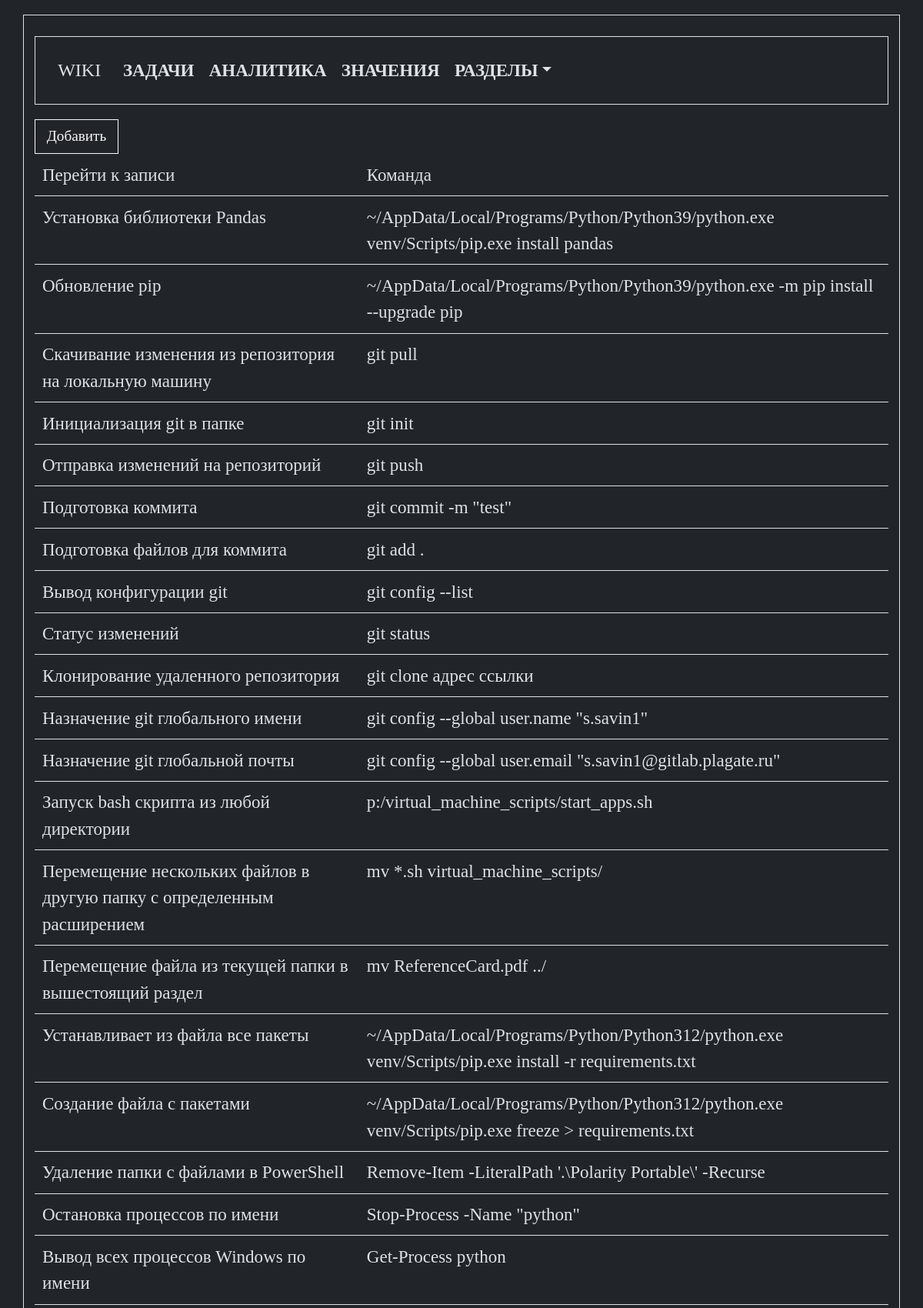
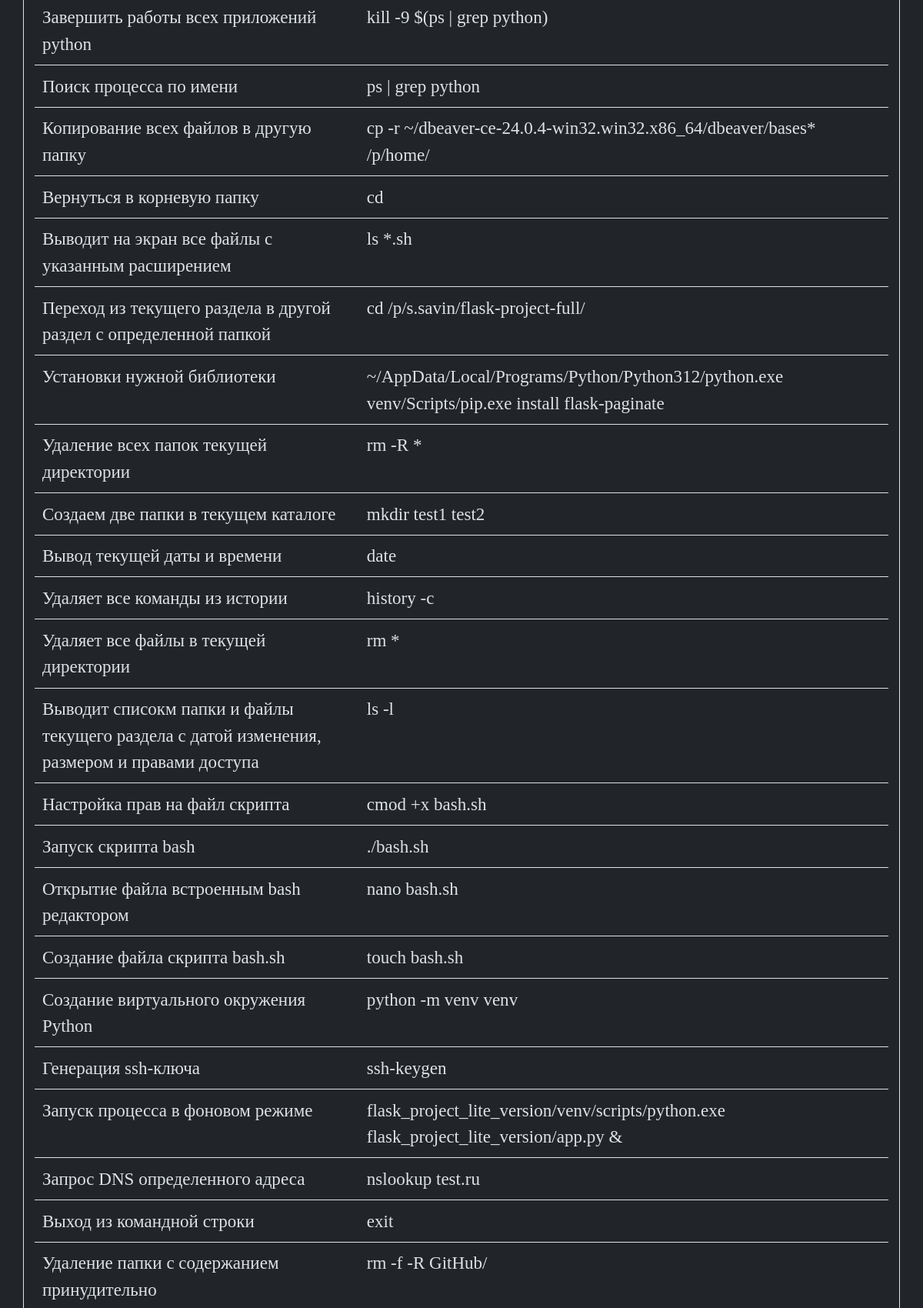
Page /bash (upper part) on the committed database (2 pictures, top to bottom).
### tables this page shows
CREATE TABLE "bash" (
    bash_id INTEGER PRIMARY KEY AUTOINCREMENT,
    bash_command TEXT NOT NULL,
    bash_name TEXT NOT NULL
  );

### app.py (the view)
@app.route("/bash")
def bash_list_commands():
    conn = connect.get_db_connection()
    bash_list = conn.execute("SELECT * FROM bash ORDER BY bash_id DESC").fetchall()
    conn.close()
    return render_template("bash/bash_list_commands.html",
                           bash_list=bash_list,
                           )

### modules/connect.py (called while the page is built)
def get_db_connection():
    db_path = os.path.join(BASE_DIR, '../database.db')
    conn = sqlite3.connect(db_path)
    conn.row_factory = sqlite3.Row
    return conn

### templates/bash/bash_list_commands.html (shortened to what this page needs)
{% extends "base.html" %}
{% block content %}
<div>
   <a class="btn btn-outline-light" href="{{ url_for('add_bash_command') }}">Добавить</a>
</div>
<table class="table">
   <tr>
      <th>Перейти к записи</th>
      <th>Команда</th>
   </tr>
   {% for bash_list in bash_list %}
   <tr>
      <td><a href="{{ url_for('get_post_bash_command', bash_id=bash_list['bash_id']) }}">{{ bash_list['bash_name']
            }}</a></td>
      <td>{{ bash_list['bash_command'] }}</td>
   </tr>
   {% endfor %}
</table>
{% endblock %}

### static/styles.css (style rules this page uses)
* { border: 0; margin: 0; color: #dee2e6; font-family: consolas; font-size: 1.2rem; font-weight: 400; line-height: 1.5; }
body, .dropdown-item { background-color: #212529; }
a { color: #dee2e6; list-style: none; text-decoration: none; }
.btn { border-radius: 0; }

### rows in the picture
bash: bash_name "Установка библиотеки Pandas", bash_command "~/AppData/Local/Programs/Python/Python39/python.exe venv/Scripts/pip.exe install pandas"
bash: bash_name "Обновление pip", bash_command "~/AppData/Local/Programs/Python/Python39/python.exe -m pip install --upgrade pip"
bash: bash_name "Скачивание изменения из репозитория на локальную машину", bash_command "git pull"
bash: bash_name "Инициализация git в папке", bash_command "git init"
bash: bash_name "Отправка изменений на репозиторий", bash_command "git push"
bash: bash_name "Подготовка коммита", bash_command "git commit -m \"test\""
bash: bash_name "Подготовка файлов для коммита", bash_command "git add ."
bash: bash_name "Вывод конфигурации git", bash_command "git config --list"
bash: bash_name "Статус изменений", bash_command "git status"
bash: bash_name "Клонирование удаленного репозитория", bash_command "git clone адрес ссылки"
bash: bash_name "Назначение git глобального имени", bash_command "git config --global user.name \"s.savin1\""
bash: bash_name "Назначение git глобальной почты", bash_command "git config --global user.email \"s.savin1@gitlab.plagate.ru\""
bash: bash_name "Запуск bash скрипта из любой директории", bash_command "p:/virtual_machine_scripts/start_apps.sh"
bash: bash_name "Перемещение нескольких файлов в другую папку с определенным расширением", bash_command "mv *.sh virtual_machine_scripts/"
bash: bash_name "Перемещение файла из текущей папки в вышестоящий раздел", bash_command "mv ReferenceCard.pdf ../"
bash: bash_name "Устанавливает из файла все пакеты", bash_command "~/AppData/Local/Programs/Python/Python312/python.exe venv/Scripts/pip.exe install -r requirements.txt"
bash: bash_name "Создание файла с пакетами", bash_command "~/AppData/Local/Programs/Python/Python312/python.exe venv/Scripts/pip.exe freeze > requirements.txt"
bash: bash_name "Удаление папки с файлами в PowerShell", bash_command "Remove-Item -LiteralPath '.\\Polarity Portable\\' -Recurse"
bash: bash_name "Остановка процессов по имени", bash_command "Stop-Process -Name \"python\""
bash: bash_name "Вывод всех процессов Windows по имени", bash_command "Get-Process python"
bash: bash_name "Завершить работы всех приложений python", bash_command "kill -9 $(ps | grep python)"
bash: bash_name "Поиск процесса по имени", bash_command "ps | grep python"
bash: bash_name "Копирование всех файлов в другую папку", bash_command "cp -r ~/dbeaver-ce-24.0.4-win32.win32.x86_64/dbeaver/bases* /p/home/"
bash: bash_name "Вернуться в корневую папку", bash_command "cd"
bash: bash_name "Выводит на экран все файлы с указанным расширением", bash_command "ls *.sh"
bash: bash_name "Переход из текущего раздела в другой раздел с определенной папкой", bash_command "cd /p/s.savin/flask-project-full/"
bash: bash_name "Установки нужной библиотеки", bash_command "~/AppData/Local/Programs/Python/Python312/python.exe venv/Scripts/pip.exe install flask-paginate"
bash: bash_name "Удаление всех папок текущей директории", bash_command "rm -R *"
bash: bash_name "Создаем две папки в текущем каталоге", bash_command "mkdir test1 test2"
bash: bash_name "Вывод текущей даты и времени", bash_command "date"
bash: bash_name "Удаляет все команды из истории", bash_command "history -c"
bash: bash_name "Удаляет все файлы в текущей директории", bash_command "rm *"
bash: bash_name "Выводит списокм папки и файлы текущего раздела с датой изменения, размером и правами доступа", bash_command "ls -l"
bash: bash_name "Настройка прав на файл скрипта", bash_command "cmod +x bash.sh"
bash: bash_name "Запуск скрипта bash", bash_command "./bash.sh"
bash: bash_name "Открытие файла встроенным bash редактором", bash_command "nano bash.sh"
bash: bash_name "Создание файла скрипта bash.sh", bash_command "touch bash.sh"
bash: bash_name "Создание виртуального окружения Python", bash_command "python -m venv venv"
bash: bash_name "Генерация ssh-ключа", bash_command "ssh-keygen"
bash: bash_name "Запуск процесса в фоновом режиме", bash_command "flask_project_lite_version/venv/scripts/python.exe flask_project_lite_version/app.py &"
bash: bash_name "Запрос DNS определенного адреса", bash_command "nslookup test.ru"
bash: bash_name "Выход из командной строки", bash_command "exit"
bash: bash_name "Удаление папки с содержанием принудительно", bash_command "rm -f -R GitHub/"
